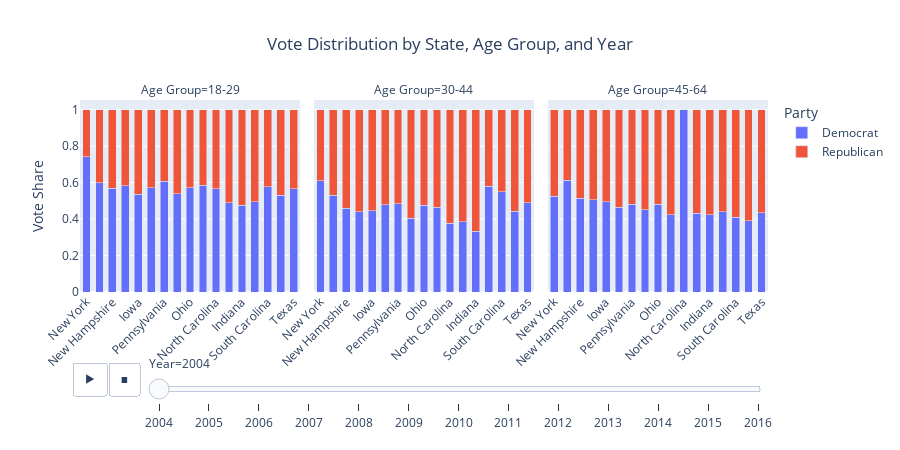

The notebook cell this image was saved under:
### Markdown cell above
In our analysis, it is important to consider **confounding factors** that could influence both political affiliation and the beer preference.  

Key factors to consider include:
* age, 
* wealth (i.e., economic status), 
* education level, 
* ethnicity, and others.  

However, these factors are *tricky* to determine for each specific user.  
 
Extracting details like educational background from their beer review text is challenging and one would argue that even the greatest writers in history might not produce the most eloquent or inspiring beer reviews. We even tried approaching the problem of unknown age with a proxy - assuming that each user was at least 21 years old when leaving the review and calculating the age as `21 + years(date_user_joining - date_review_left)`. However, this left us with extremely skewed distribution with users 'being able to age' only between 21 and 37 (if they were loyal reviewers from 2001 to 2017).  

Additionally, only information about political leanings that we had was on the level of state.

Therefore, we decided to conduct our analysis at the **state level**. What this means is that we will aggregate beer preferences (average rating and fraction of positive sentiment) on the state level (which we already explained how it was achieved in the first section) and use it as a proxy for a state-level beer preference.  

In our state-level analysis, we will focus on two main cofounding factors: *age* and *geographical location*. As explained, extracting age information wasn't feasible, therefore we opted to outsource this demographic data. We make an *assumption* that the beer drinkers and reviewers on the website have a uniformly distributed age in range between 18 and 64. Other potential factors, such as ethnicity or income per capita, were excluded to avoid additional complexity and the difficulty of analysing their mutual impact on each other.

The age data linked to voting patterns was obtained from **exit polls** for the election years: [2004](https://www.nytimes.com/elections/2012/results/president/exit-polls.html), [2008](https://archive.nytimes.com/www.nytimes.com/elections/2008/results/president/national-exit-polls.html?mod=article_inline), [2012](https://www.nytimes.com/elections/2012/results/president/exit-polls.html), and [2016](https://edition.cnn.com/election/2016/results/exit-polls) with age groups categorized as 18-29, 30-44, and 45-64. This data provides the percentage of Democrat and Republican votes for each age group across 17 states, since exit poll data was not available for all states due to poll not being conducted, as previously mentioned. States we are left with are: Arizona, California, Florida, Georgia, Indiana, Iowa, Kentucky, Nevada, New York, New Hampshire, North Carolina, Pennsylvania, South Carolina, Texas, Virginia, Wisconsin.

Since we have more fine-grained information about beer reviews, and therefore beer preferences for each state, which can be grouped at the year level or even the 6-month level, we decided to **interpolate** the voting data to cover *each year*. To achieve this, we applied linear interpolation for the years between election ones. The results are illustrated in the following plot which displays Vote Distribution for Democrats and Republicans by State, Age Group and Year.

### Code cell
# Interpolate voting data
age_groups = ["18_29", "30_44", "45_64"]
voting_data_merged = corr.merge_voting_by_years(project_dir)
interpolate_data = corr.interpolate_votes(voting_data_merged)

interpolated_data_reshaped = corr.reshape_data(interpolate_data, year_list, age_groups)
plot_state_map.plot_vote_distribution(interpolated_data_reshaped, age_groups)

### Figure 1 — Plotly figure (JSON) as saved in the notebook; plotly's stock layout.template omitted (floating-point values rounded to 4 significant figures)
{"data": [{"alignmentgroup": "True", "hovertemplate": "Party=Democrat<br>Year=2004<br>Age Group=18-29<br>=%{x}<br>Vote Share=%{y}<extra></extra>", "legendgroup": "Democrat", "marker": {"color": "#636efa", "pattern": {"shape": ""}}, "name": "Democrat", "offsetgroup": "Democrat", "orientation": "v", "showlegend": true, "textposition": "auto", "type": "bar", "x": ["New York", "California", "New Hampshire", "Wisconsin", "Iowa", "Nevada", "Pennsylvania", "Virginia", "Ohio", "Florida", "North Carolina", "Arizona", "Indiana", "Georgia", "South Carolina", "Kentucky", "Texas"], "xaxis": "x", "y": [0.7423, 0.5979, 0.57, 0.5816, 0.5354, 0.5714, 0.6061, 0.54, 0.5714, 0.5859, 0.5657, 0.4898, 0.4747, 0.4949, 0.5758, 0.53, 0.5657], "yaxis": "y"}, {"alignmentgroup": "True", "hovertemplate": "Party=Democrat<br>Year=2004<br>Age Group=30-44<br>=%{x}<br>Vote Share=%{y}<extra></extra>", "legendgroup": "Democrat", "marker": {"color": "#636efa", "pattern": {"shape": ""}}, "name": "Democrat", "offsetgroup": "Democrat", "orientation": "v", "showlegend": false, "textposition": "auto", "type": "bar", "x": ["New York", "California", "New Hampshire", "Wisconsin", "Iowa", "Nevada", "Pennsylvania", "Virginia", "Ohio", "Florida", "North Carolina", "Arizona", "Indiana", "Georgia", "South Carolina", "Kentucky", "Texas"], "xaxis": "x2", "y": [0.61, 0.5306, 0.4592, 0.44, 0.4444, 0.4796, 0.4848, 0.404, 0.4747, 0.4646, 0.3776, 0.3838, 0.3333, 0.58, 0.55, 0.4433, 0.4898], "yaxis": "y2"}, {"alignmentgroup": "True", "hovertemplate": "Party=Democrat<br>Year=2004<br>Age Group=45-64<br>=%{x}<br>Vote Share=%{y}<extra></extra>", "legendgroup": "Democrat", "marker": {"color": "#636efa", "pattern": {"shape": ""}}, "name": "Democrat", "offsetgroup": "Democrat", "orientation": "v", "showlegend": false, "textposition": "auto", "type": "bar", "x": ["New York", "California", "New Hampshire", "Wisconsin", "Iowa", "Nevada", "Pennsylvania", "Virginia", "Ohio", "Florida", "North Carolina", "Arizona", "Indiana", "Georgia", "South Carolina", "Kentucky", "Texas"], "xaxis": "x3", "y": [0.5253, 0.6122, 0.5152, 0.5051, 0.4949, 0.4646, 0.48, 0.45, 0.48, 0.4242, 1, 0.433, 0.4242, 0.44, 0.41, 0.39, 0.4343], "yaxis": "y3"}, {"alignmentgroup": "True", "hovertemplate": "Party=Republican<br>Year=2004<br>Age Group=18-29<br>=%{x}<br>Vote Share=%{y}<extra></extra>", "legendgroup": "Republican", "marker": {"color": "#EF553B", "pattern": {"shape": ""}}, "name": "Republican", "offsetgroup": "Republican", "orientation": "v", "showlegend": true, "textposition": "auto", "type": "bar", "x": ["New York", "California", "New Hampshire", "Wisconsin", "Iowa", "Nevada", "Pennsylvania", "Virginia", "Ohio", "Florida", "North Carolina", "Arizona", "Indiana", "Georgia", "South Carolina", "Kentucky", "Texas"], "xaxis": "x", "y": [0.2577, 0.4021, 0.43, 0.4184, 0.4646, 0.4286, 0.3939, 0.46, 0.4286, 0.4141, 0.4343, 0.5102, 0.5253, 0.5051, 0.4242, 0.47, 0.4343], "yaxis": "y"}, {"alignmentgroup": "True", "hovertemplate": "Party=Republican<br>Year=2004<br>Age Group=30-44<br>=%{x}<br>Vote Share=%{y}<extra></extra>", "legendgroup": "Republican", "marker": {"color": "#EF553B", "pattern": {"shape": ""}}, "name": "Republican", "offsetgroup": "Republican", "orientation": "v", "showlegend": false, "textposition": "auto", "type": "bar", "x": ["New York", "California", "New Hampshire", "Wisconsin", "Iowa", "Nevada", "Pennsylvania", "Virginia", "Ohio", "Florida", "North Carolina", "Arizona", "Indiana", "Georgia", "South Carolina", "Kentucky", "Texas"], "xaxis": "x2", "y": [0.39, 0.4694, 0.5408, 0.56, 0.5556, 0.5204, 0.5152, 0.596, 0.5253, 0.5354, 0.6224, 0.6162, 0.6667, 0.42, 0.45, 0.5567, 0.5102], "yaxis": "y2"}, {"alignmentgroup": "True", "hovertemplate": "Party=Republican<br>Year=2004<br>Age Group=45-64<br>=%{x}<br>Vote Share=%{y}<extra></extra>", "legendgroup": "Republican", "marker": {"color": "#EF553B", "pattern": {"shape": ""}}, "name": "Republican", "offsetgroup": "Republican", "orientation": "v", "showlegend": false, "textposition": "auto", "type": "bar", "x": ["New York", "California", "New Hampshire", "Wisconsin", "Iowa", "Nevada", "Pennsylvania", "Virginia", "Ohio", "Florida", "North Carolina", "Arizona", "Indiana", "Georgia", "South Carolina", "Kentucky", "Texas"], "xaxis": "x3", "y": [0.4747, 0.3878, 0.4848, 0.4949, 0.5051, 0.5354, 0.52, 0.55, 0.52, 0.5758, 0, 0.567, 0.5758, 0.56, 0.59, 0.61, 0.5657], "yaxis": "y3"}], "layout": {"annotations": [{"font": {}, "showarrow": false, "text": "Age Group=18-29", "x": 0.16, "xanchor": "center", "xref": "paper", "y": 1, "yanchor": "bottom", "yref": "paper"}, {"font": {}, "showarrow": false, "text": "Age Group=30-44", "x": 0.5, "xanchor": "center", "xref": "paper", "y": 1, "yanchor": "bottom", "yref": "paper"}, {"font": {}, "showarrow": false, "text": "Age Group=45-64", "x": 0.84, "xanchor": "center", "xref": "paper", "y": 1, "yanchor": "bottom", "yref": "paper"}], "bargap": 0.4, "barmode": "stack", "height": 450, "legend": {"title": {"text": "Party"}, "tracegroupgap": 0}, "sliders": [{"active": 0, "currentvalue": {"prefix": "Year="}, "len": 0.9, "pad": {"b": 10, "t": 60}, "steps": [{"args": [["2004"], {"frame": {"duration": 0, "redraw": true}, "fromcurrent": true, "mode": "immediate", "transition": {"duration": 0, "easing": "linear"}}], "label": "2004", "method": "animate"}, {"args": [["2005"], {"frame": {"duration": 0, "redraw": true}, "fromcurrent": true, "mode": "immediate", "transition": {"duration": 0, "easing": "linear"}}], "label": "2005", "method": "animate"}, {"args": [["2006"], {"frame": {"duration": 0, "redraw": true}, "fromcurrent": true, "mode": "immediate", "transition": {"duration": 0, "easing": "linear"}}], "label": "2006", "method": "animate"}, {"args": [["2007"], {"frame": {"duration": 0, "redraw": true}, "fromcurrent": true, "mode": "immediate", "transition": {"duration": 0, "easing": "linear"}}], "label": "2007", "method": "animate"}, {"args": [["2008"], {"frame": {"duration": 0, "redraw": true}, "fromcurrent": true, "mode": "immediate", "transition": {"duration": 0, "easing": "linear"}}], "label": "2008", "method": "animate"}, {"args": [["2009"], {"frame": {"duration": 0, "redraw": true}, "fromcurrent": true, "mode": "immediate", "transition": {"duration": 0, "easing": "linear"}}], "label": "2009", "method": "animate"}, {"args": [["2010"], {"frame": {"duration": 0, "redraw": true}, "fromcurrent": true, "mode": "immediate", "transition": {"duration": 0, "easing": "linear"}}], "label": "2010", "method": "animate"}, {"args": [["2011"], {"frame": {"duration": 0, "redraw": true}, "fromcurrent": true, "mode": "immediate", "transition": {"duration": 0, "easing": "linear"}}], "label": "2011", "method": "animate"}, {"args": [["2012"], {"frame": {"duration": 0, "redraw": true}, "fromcurrent": true, "mode": "immediate", "transition": {"duration": 0, "easing": "linear"}}], "label": "2012", "method": "animate"}, {"args": [["2013"], {"frame": {"duration": 0, "redraw": true}, "fromcurrent": true, "mode": "immediate", "transition": {"duration": 0, "easing": "linear"}}], "label": "2013", "method": "animate"}, {"args": [["2014"], {"frame": {"duration": 0, "redraw": true}, "fromcurrent": true, "mode": "immediate", "transition": {"duration": 0, "easing": "linear"}}], "label": "2014", "method": "animate"}, {"args": [["2015"], {"frame": {"duration": 0, "redraw": true}, "fromcurrent": true, "mode": "immediate", "transition": {"duration": 0, "easing": "linear"}}], "label": "2015", "method": "animate"}, {"args": [["2016"], {"frame": {"duration": 0, "redraw": true}, "fromcurrent": true, "mode": "immediate", "transition": {"duration": 0, "easing": "linear"}}], "label": "2016", "method": "animate"}], "x": 0.1, "xanchor": "left", "y": 0, "yanchor": "top"}], "title": {"text": "Vote Distribution by State, Age Group, and Year", "x": 0.5}, "updatemenus": [{"buttons": [{"args": [null, {"frame": {"duration": 500, "redraw": true}, "fromcurrent": true, "mode": "immediate", "transition": {"duration": 500, "easing": "linear"}}], "label": "&#9654;", "method": "animate"}, {"args": [[null], {"frame": {"duration": 0, "redraw": true}, "fromcurrent": true, "mode": "immediate", "transition": {"duration": 0, "easing": "linear"}}], "label": "&#9724;", "method": "animate"}], "direction": "left", "pad": {"r": 10, "t": 70}, "showactive": false, "type": "buttons", "x": 0.1, "xanchor": "right", "y": 0, "yanchor": "top"}], "xaxis": {"anchor": "y", "domain": [0, 0.32], "tickangle": -45, "title": {"text": ""}}, "xaxis2": {"anchor": "y2", "domain": [0.34, 0.66], "matches": "x", "tickangle": -45, "title": {"text": ""}}, "xaxis3": {"anchor": "y3", "domain": [0.68, 1.0], "matches": "x", "tickangle": -45, "title": {"text": ""}}, "yaxis": {"anchor": "x", "domain": [0, 1], "title": {"text": "Vote Share"}}, "yaxis2": {"anchor": "x2", "domain": [0, 1], "matches": "y", "showticklabels": false}, "yaxis3": {"anchor": "x3", "domain": [0, 1], "matches": "y", "showticklabels": false}}}
